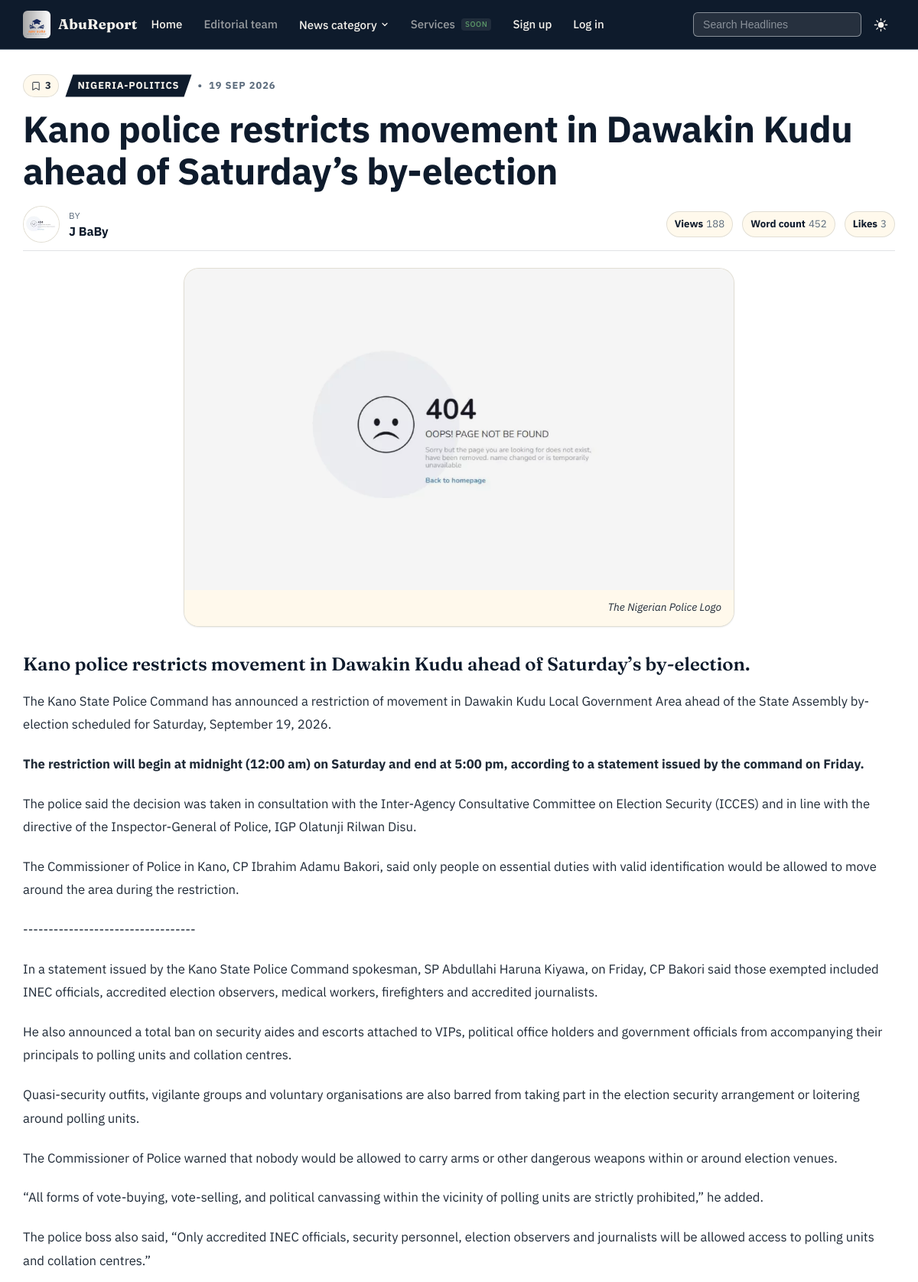
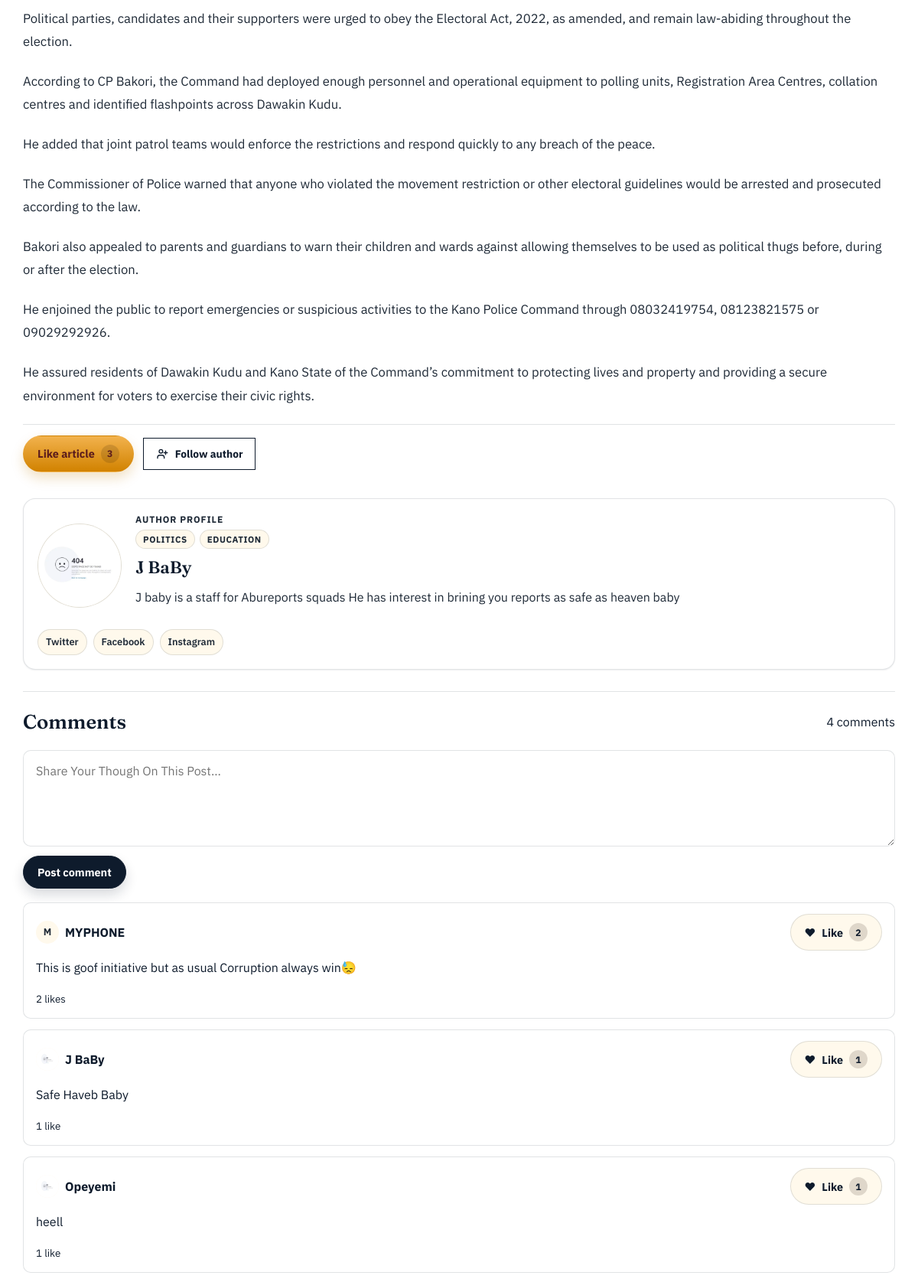
/story/59/ (upper part), run on the app's committed database (2 pictures, top to bottom).
### BLOG/models.py (models this page shows, shortened)
class Blog(models.Model):
    image_1 = models.URLField(blank=True, null=True)
    image_info = models.CharField(max_length=100, default="The image is self explanatory.")    #   THE ABOUT PICTURE THHAT WILL SHOW SLIGHTLY BELOW THE PICTURE IN IMAGE
    author = models.ForeignKey('AUTHENTICATION.Auth', on_delete=models.CASCADE, related_name='blogs', limit_choices_to= {'is_staff':True})
    category = models.CharField(max_length=20, choices=CATEGORY, blank=False, null=False)
    heading = models.CharField(max_length=100, blank=False, null=False)
    content = models.TextField(blank=False, null=False)
    views = models.PositiveIntegerField(default=0, db_index=True)
    likes = models.PositiveIntegerField(default=0)
    non_anonymous_viewer = models.ManyToManyField("AUTHENTICATION.Auth", related_name="non_anonymous_viewer", blank=True)   #   TRACKIG THE PEOPLE WHO VEIWED SO I CAN CREATE THEIR HISTORY
    date_created = models.DateTimeField(auto_now_add=True)
    class Meta:
        constraints = [
            models.UniqueConstraint(
                Lower("heading"),
                "category",
                "author",
                name="unique_story_heading_author_category",
            ),
        ]
    @property
    def word_count(self):
        text = self.content or ""
        return len(re.findall(r"\b\S+\b", text))
    from functools import cached_property
    @cached_property
    def author_name(self):
        from STAFF.models import StaffProfile
        profile = StaffProfile.objects.filter(auth=self.author).first()
        if profile and profile.full_name:
            return profile.full_name
        return self.author.email.split("@")[0].title()

class Comment(models.Model):
    blog = models.ForeignKey(Blog, on_delete=models.CASCADE, related_name='comments')
    author = models.ForeignKey('AUTHENTICATION.Auth', on_delete=models.CASCADE, related_name='comments')
    content = models.TextField(blank=False, null=False)
    likes = models.PositiveIntegerField(default=0)

### STAFF/models.py (models this page shows, shortened)
class StaffProfile(models.Model):
    auth = models.OneToOneField("AUTHENTICATION.Auth", on_delete=models.CASCADE, related_name="staffprofile")
    gender = models.CharField(max_length=1, choices=GENDER_CHOICES)
    full_name = models.CharField(max_length=100, blank=True)
    twitter_handle = models.URLField(blank=True, null=True)
    whatsapp_handle = models.URLField(blank=True, null=True)
    facebook_handle = models.URLField(blank=True, null=True)
    speciality = models.JSONField(default=list, blank=True, null=True, help_text="CSV. IF THE STAFF HAVE A SPECIAL NICHE ABOUT POST THEY LOVE MAKING")
    bio = models.TextField(blank=True, default="")
    role = models.CharField(max_length=20, choices=STAFF_ROLE, blank=True, default="JOURNALIST")
    tribute_bio = models.TextField(blank=True, null=True, help_text="DIFFERENT FROM BIO AS THIS ONE, THE ADMINS WRITE IT FOR THE STAFF")
    last_promotion = models.DateField(blank=True, null=True, help_text="DIFFERENT FROM THEN THEY CREATED ACCOUNT, THIS CAN BE USED TO SHOW THEY HAVE BEEN PROMOTED WITHING A TIME SPA")
    get_blog_notification = models.BooleanField(default=True, help_text="WETHER TO BEEP THE STAFF WHEN THEIR BLOG GET VIEWWED") #
    class Meta:
        verbose_name = "Staff profile"
        verbose_name_plural = "Staff profiles"

### AUTHENTICATION/models.py (models this page shows, shortened)
class Auth(AbstractBaseUser):
    email = models.EmailField(unique=True, null=False, blank=False)
    date_joined = models.DateTimeField(auto_now_add=True)
    is_staff = models.BooleanField(default = False)
    is_superuser = models.BooleanField(default = False)
    is_admin = models.BooleanField(default=False)
    is_active = models.BooleanField(default=True)
    receive_email_login_alert = models.BooleanField(default=True)#  login alert sent every time user login
    send_newsletter = models.BooleanField(default=False)    #   permission to send news alert
    profile_img = models.URLField(blank=True, null=True)    #   profile picture for each and every users
    USERNAME_FIELD = 'email'
    REQUIRED_FIELDS = []
    objects = AuthManager()

### BLOG/views.py (the view)
# urls.py: path("<int:blog_id>/", views.StoryDetailView.as_view(), name="story_detail"),
class StoryDetailView(View):
    def get(self, request, blog_id):
        blog = cache_or_run(f"blog-{blog_id}", lambda: Blog.objects.filter(pk=blog_id).select_related("author__staffprofile").first(), timeout=100)
        if blog is None:
            return render(
                request,"blog/story_404.html",{"blog_id": blog_id, "decoy_content": STORY_404_CONTENT},status=404,)
        blog_content = parse_story_content(blog.content)
        comments = blog.comments.select_related("author__staffprofile").order_by("id")
        try:
            author_profile = blog.author.staffprofile or ""
        except StaffProfile.DoesNotExist as e:
            info_logger(msg=f"MISSING STAFFPROFILE: story for {blog.author.email} was found with no staff profile")
            author_profile = StaffProfile()
            return render(request, 'blog/staffprofile_404.html', {'blog': blog})
        author_tags = []
        if author_profile and isinstance(author_profile.speciality, list):
            author_tags = [str(tag).strip() for tag in author_profile.speciality if str(tag).strip()]
        author_recent_stories = Blog.objects.filter(author=blog.author).exclude(pk=blog.pk).order_by("-date_created")[:3]
        Blog.objects.filter(pk=blog.pk).update(views=F("views") + 1)
        blog.refresh_from_db(fields=["views"])
        if request.user.is_authenticated:
            already = Blog.non_anonymous_viewer.through.objects.filter(
                blog=blog, auth=request.user
            ).exists()
            if not already:
                Blog.non_anonymous_viewer.through.objects.create(blog=blog, auth=request.user)
        is_bookmarked = request.user.is_authenticated and blog.bookmarked_by.filter(user=request.user).exists()
        author_has_portfolio = blog.author.is_active and (
            blog.author.is_staff or blog.author.is_admin or blog.author.is_superuser
        )
        author_portfolio_url = (
            reverse("staff:portfolio", args=[blog.author_id]) if author_has_portfolio else ""
        )
        is_following_author = bool(
            author_has_portfolio
            and request.user.is_authenticated
            and AuthorFollow.objects.filter(follower=request.user, author=blog.author).exists()
        )
        author_follower_count = (
            AuthorFollow.objects.filter(author=blog.author).count() if author_has_portfolio else 0
        )
        og_descr =blog.content.split("\n\n")[0] or  "No Excerp Provided which is impossible"
        og_descr = og_descr.lstrip('#')
        for chars in ['**', '__']:og_descr = og_descr.replace(chars, '')
        if len(og_descr) > 250: og_descr = og_descr[:250]
        context = {
            "blog": blog,
            'excerp': og_descr,
            "blog_content_html": blog_content,
            "comments": comments,
            "author_profile": author_profile,
            "author_tags": author_tags,
            "author_recent_stories": author_recent_stories,
            "is_bookmarked": is_bookmarked,
            "bookmark_count": blog.bookmarked_by.count(),
            "author_portfolio_url": author_portfolio_url,
            "follow_endpoint": (
                reverse("staff:author_follow", args=[blog.author_id]) if author_has_portfolio else ""
            ),
            "is_following_author": is_following_author,
            "author_follower_count": author_follower_count,
            "social_links": [
                ("Twitter", author_profile.twitter_handle if author_profile else "#"),
                ("Facebook", author_profile.facebook_handle if author_profile else "#"),
                ("WhatsApp", author_profile.whatsapp_handle if author_profile else "#"),
            ],
        }
        return render(request, "blog/story_detail.html", context)

### BLOG/templates/blog/story_detail.html (shortened to what this page needs)
{% extends "base.html" %}
{% load custom_tag %}
{% block content %}
{% load static %}
<section class="story-article-shell">
  <article class="story-article no-inner-shell" aria-labelledby="story-heading">
    <header class="story-header">
      <div class="story-kicker-row">
        <button type="button"
                class="bookmark-chip story-bookmark-chip"
                data-bookmark-btn
                data-blog-id="{{ blog.id }}"
                data-endpoint="{% url 'home:bookmark' blog.id %}"
                data-saved="{% if is_bookmarked %}true{% else %}false{% endif %}"
                aria-pressed="{% if is_bookmarked %}true{% else %}false{% endif %}"
                aria-label="Save story">
          <svg viewBox="0 0 20 20" class="bookmark-icon" aria-hidden="true">
            <path d="M5 3.5h10a1 1 0 011 1V18l-6-3.6L4 18V4.5a1 1 0 011-1z" fill="{% if is_bookmarked %}currentColor{% else %}none{% endif %}" stroke="currentColor" stroke-width="1.4" stroke-linejoin="round"/>
          </svg>
          <span class="bookmark-count" data-bookmark-count>{{ bookmark_count }}</span>
        </button>
        <a class="story-kicker" href="{% url 'home:home' %}?category={{ blog.category }}">{{ blog.get_category_display|title }}</a>
        <span class="story-separator">•</span>
        <time datetime="{{ blog.date_created|date:'c' }}">{{ blog.date_created|date:"j M Y" }}</time>
      </div>
      <h1 id="story-heading">{{ blog.heading }}</h1>
      <div class="story-meta-row">
        <div class="author-pill">
          <a href="{{ author_portfolio_url|default:'#' }}" class="author-avatar" aria-label="Author profile">
              <img src="{{ blog.author.profile_img }}" alt="{{ blog.author_name }} profile picture" loading="lazy" onerror="this.onerror=null; this.src='{% static "404.jpg" %}'">
          </a>
          <div>
            <p class="meta-label">By</p>
            <a href="{{ author_portfolio_url|default:'#' }}" class="meta-author">{{ blog.author_name }}</a>
          </div>
        </div>
        <div class="story-metrics" aria-label="Story metrics">
          <span><strong>Views</strong> {{ blog.views }}</span>
          <span><strong>Word count</strong> {{ blog.word_count }}</span>
          <span><strong>Likes</strong> {{ blog.likes }}</span>
        </div>
      </div>
    </header>
      <figure class="story-hero-figure">
        <img src="{{ blog.image_1 }}" alt="{{ blog.heading }}" loading="eager" onerror="this.onerror=null; this.src='{% static "404.jpg" %}'">
        {% if blog.image_info %}
          <figcaption>{{ blog.image_info }}</figcaption>
        {% else %}
          <figcaption>404 meaning caption not found </figcaption>
        {% endif %}
      </figure>
    <div class="story-body">
      {{ blog_content_html|safe }}
    </div>
    <div class="article-actions">
      <form method="post" action="{% url 'blog:blog_like' blog.id %}" class="action-form" data-story-like-form data-endpoint="{% url 'blog:blog_like' blog.id %}">
        <button type="submit" class="story-like-btn" data-story-like-btn>
          Like article
          <span class="like-badge" data-story-like-count>{{ blog.likes }}</span>
        </button>
      </form>
      {% if follow_endpoint %}
        <div class="follow-control">
          <form method="post" action="{{ follow_endpoint }}" class="action-form"
                data-follow-author-form data-endpoint="{{ follow_endpoint }}">
            <button type="submit" class="follow-btn" data-follow-author-btn
                    data-following="{% if is_following_author %}true{% else %}false{% endif %}"
                    aria-pressed="{% if is_following_author %}true{% else %}false{% endif %}"
                    aria-label="{% if is_following_author %}Unfollow {{ blog.author_name }}{% else %}Follow {{ blog.author_name }}{% endif %}"
                    title="{% if is_following_author %}Unfollow {{ blog.author_name }}{% else %}Follow {{ blog.author_name }}{% endif %}">
              <span data-follow-label>{% if is_following_author %}Following{% else %}Follow author{% endif %}</span>
            </button>
          </form>
        </div>
      {% endif %}
    </div>
    <aside class="author-card">
      <a href="{{ author_portfolio_url|default:'#' }}" class="author-card-main" aria-label="View {{ blog.author_name }} profile">
        <div class="author-card-inner">
          <div class="author-card-image-wrap">
              <img src="{{ blog.author.profile_img }}" alt="{{ blog.author_name }}" class="author-card-image" onerror="this.onerror=null; this.src='{% static "404.jpg" %}'">
          </div>
          <div class="author-card-copy">
            <p class="author-card-label">Author profile</p>
            {% if author_tags %}
              <div class="author-card-tags">
                {% for tag in author_tags %}<span class="author-card-tag">{{ tag }}</span>{% endfor %}
              </div>
            {% endif %}
            <h3>{{ blog.author_name |default:"Missing Name. Report Bug" }}</h3>
            {% if author_profile and author_profile.tribute_bio %}
              <p>{{ author_profile.tribute_bio }}</p>
            {% else %}
              <p><b>DOES NOT HAVE A PROFILE</b></p>
            {% endif %}
          </div>
        </div>
      </a>
      <div class="author-socials">
        {% if not author_profile or not author_profile.twitter_handle and not author_profile.facebook_handle and not author_profile.whatsapp_handle %}
          <a href="#" target="_blank" rel="noopener noreferrer">Twitter</a>
          <a href="#" target="_blank" rel="noopener noreferrer">Facebook</a>
          <a href="#" target="_blank" rel="noopener noreferrer">Instagram</a>
        {% endif %}
      </div>
    </aside>
    <section class="comment-panel" aria-labelledby="comments-title">
      <div class="comment-panel-header">
        <h2 id="comments-title">Comments</h2>
        <span data-comment-count>{{ comments|length }} comment{{ comments|length|pluralize }}</span>
      </div>
      <form method="post" action="{% url 'blog:comment_create' blog.id %}" class="comment-form" data-comment-form novalidate>
        <textarea id="comment-input" name="comment" rows="4" placeholder="Share Your Though On This Post..."></textarea>
        <button type="submit" class="comment-submit-btn">Post comment</button>
      </form>
      <div class="comment-list" data-comment-list>
        {% for comment in comments %}
          {% with author_profile_data=comment.author.staffprofile %}
          <article class="comment-item" data-comment-item data-comment-id="{{ comment.id }}">
            <div class="comment-header">
              <div class="comment-author-block">
                {% if comment.author.profile_img %}
                  <img src="{{ comment.author.profile_img }}" alt="{{ comment.author.email }} profile picture" class="comment-avatar" loading="lazy" onerror="this.onerror=null; this.src='{% static '404.jpg' %}'">
                {% elif author_profile_data and author_profile_data.full_name %}
                  <span class="comment-avatar">{{ author_profile_data.full_name|slice:':1'|upper }}</span>
                {% else %}
                  <span class="comment-avatar">{{ comment.author.email|slice:':1'|upper }}</span>
                {% endif %}
                <strong>
                  {% if request.user.is_authenticated and comment.author_id == request.user.id %} Me
                  {% elif author_profile_data and author_profile_data.full_name %}{{ author_profile_data.full_name }}
                  {% else %}{{ comment.author.email|before_at }}{% endif %}</strong>
              </div>
              <div class="comment-toolbar">
                <form method="post" action="{% url 'blog:comment_like' comment.id %}" class="comment-like-form" data-comment-like-form data-endpoint="{% url 'blog:comment_like' comment.id %}">
                  <button type="submit" class="comment-like-btn" data-comment-like-btn>
                    <span aria-hidden="true">❤</span>
                    Like
                    <span class="comment-like-count" data-comment-like-count>{{ comment.likes }}</span>
                  </button>
                </form>
              </div>
            </div>
            <p>{{ comment.content }}</p>
            <small data-comment-like-summary>{{ comment.likes }} like{{ comment.likes|pluralize }}</small>
          </article>
          {% endwith %}
        {% empty %}
          <p class="empty-comments" data-empty-comment-state>No comments yet. Be the first to share your thoughts.</p>
        {% endfor %}
      </div>
    </section>
  </article>
</section>
{% endblock %}

### data on the page
Blog: category "NIGERIA-POLITICS", date_created "19 SEP 2026", heading "Kano police restricts movement in Dawakin Kudu ahead of Saturday’s by-election", author_name "J BaBy", views "188", word_count "452", likes "3", image_info "The Nigerian Police Logo"
StaffProfile: tribute_bio "J baby is a staff for Abureports squads He has interest in brining you reports as safe as heaven baby"
Comment: author.email "M", author.email|before_at "MYPHONE", likes "2", content "This is goof initiative but as usual Corruption always win😓"
Comment: author.staffprofile.full_name "J BaBy", likes "1", content "Safe Haveb Baby"
Comment: author.staffprofile.full_name "Opeyemi", likes "1", content "heell"

### other printed values
{{ project_name }} "AbuReport"
{{ bookmark_count }} "3"
{{ tag }} "POLITICS" "EDUCATION"
{{ comments|length }} "4"
